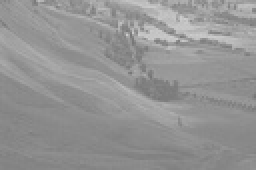
%> input picture Histogram Equalisation/input.jpg, 128 x 85 px, shrunk from 330 x 220 before the run (shown 2 times larger)
$ octave Histogram_Equalization.m   (GNU Octave 9; MATLAB toolbox functions it lacks are replaced by stand-ins)
%> lines starting %> are read from the running program, lines starting %| are printed output that depends on the picture
%date - 19/01/2026
%created by - Kaushik Kumar Umar

clc;
clear all;
close all;

%load the image
image_matrix = imread('input.jpg');
%> image_matrix is the input picture: size 85x128 uint8; min 116, max 205, mean 148
%display(image_matrix);
imshow(image_matrix);
title('Original Image also Grayscale Image');

figure;

%matlab command to get histogram Equalized image
Ieq=histeq(image_matrix);
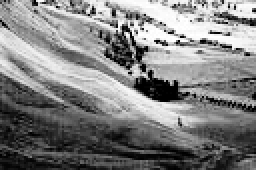
%> Ieq: size 85x128 uint8 (shown 2 times larger); min 0, max 255, mean 128.6
imshow(Ieq);
title('Equalized image using matlab histeq command');

figure;


%{
%testing the equalisation code with pre loaded image data
image_matrix = [52	55	61	59	79	61	76	61
62	59	55	104	94	85	59	71
63	65	66	113	144	104	63	72
64	70	70	126	154	109	71	69
67	73	68	106	122	88	68	68
68	79	60	70	77	66	58	75
69	85	64	58	55	61	65	83
70	87	69	68	65	73	78	90];

count_matrix = [
52 1;
55 3;
58 2;
59 3;
60 1;
61 4;
62 1;
63 2;
64 2;
65 3;
66 2;
67 1;
68 5;
69 3;
70 4;
71 2;
72 1;
73 2;
75 1;
76 1;
77 1;
78 1;
79 2;
83 1;
85 2;
87 1;
88 1;
90 1;
94 1;
104 2;
106 1;
109 1;
113 1;
122 1;
126 1;
144 1;
154 1
];

%}

%calculating the Equalized Image

%forming unique elements matrix
[m,n] = size(image_matrix);
%> m = 85; n = 128

count_matrix_initial = [];

for ii = 1:m
    for jj = 1:n

        val = image_matrix(ii,jj);
        found = 0;   % reset for each value

        [x,~] = size(count_matrix_initial);

        for kk = 1:x
            if val == count_matrix_initial(kk,1)
                found = 1;
                break;
            end
        end

        if found == 0
            count_matrix_initial(x+1,1) = val;
        end

    end
end
%> after the loop, count_matrix_initial = 90 values, max 205 at index 77, min 116 at index 87, mean 160.5

%arrange the count_matrix in ascending order
[x,~]=size(count_matrix_initial);
%> x = 90
count_matrix = count_matrix_initial;
%> count_matrix has the same summary as count_matrix_initial
for ii=1:x-1
    for jj=1:x-ii
        if(count_matrix(jj+1,1)<=count_matrix(jj,1))
            temp = count_matrix(jj,1);
            count_matrix(jj,1) = count_matrix(jj+1,1);
            count_matrix(jj+1,1) = temp;
        end
    end
end
%> this loop made 89 passes
%> after the loop, count_matrix = 90 values from 116 to 205; temp = 119


%disp(count_matrix);

%add the count of unique variables
[m,n]=size(image_matrix);
[x,~]=size(count_matrix);
count_matrix(:,2) = 0;
for kk=1:x
    val=count_matrix(kk,1);
for ii=1:m
    for jj=1:n
        if(val == image_matrix(ii,jj))
            count_matrix(kk,2) = count_matrix(kk,2)+1;
        end
    end
end
end
%> this loop made 90 passes
%> after the loop, count_matrix = 90 rows, first 12: [116 1; 117 1; 118 1; 119 4; 120 1; 121 3; 122 8; 123 23; 124 26; 125 25; 126 32; 127 48]

%making the cdf matrix
matrix_cdf = zeros(x,1);
value=0;
for ii=1:x
    value=value+count_matrix(ii,2);
    matrix_cdf(ii,1)=value;
end
%> this loop made 90 passes
%> value on passes 1 to 12: 1, 2, 3, 7, 8, 11, 19, 42, 68, 93, 125, 173
%> after the loop, matrix_cdf = 90 values from 1 to 10880; value = 10880

%making the histogram equivalent value matrix
hist_val = zeros(x,1);
cdf_min = min(matrix_cdf);
%> cdf_min = 1
n=size(image_matrix);
%> n = [85 128]
for ii = 1:x
    hist_val(ii) = round(((matrix_cdf(ii,1) - cdf_min) / ((n(1)*n(2)) - cdf_min)) * (256 - 1));
end
%> after the loop, hist_val = 90 values from 0 to 255
[m,n] = size(image_matrix);
%> n = 128
histeq_mat = zeros(m,n);

for ii = 1:m
    for jj = 1:n

        old_val = image_matrix(ii,jj);

        % find matching value in count_matrix and replace with hist_val
        for kk = 1:x
            if old_val == count_matrix(kk,1)
                histeq_mat(ii,jj) = hist_val(kk);
                break;
            end
        end

    end
end

%disp(histeq_mat);

histeq_mat = uint8(histeq_mat);
%> histeq_mat: size 85x128 uint8
imshow(histeq_mat);
title('Equalized image using made functions');
